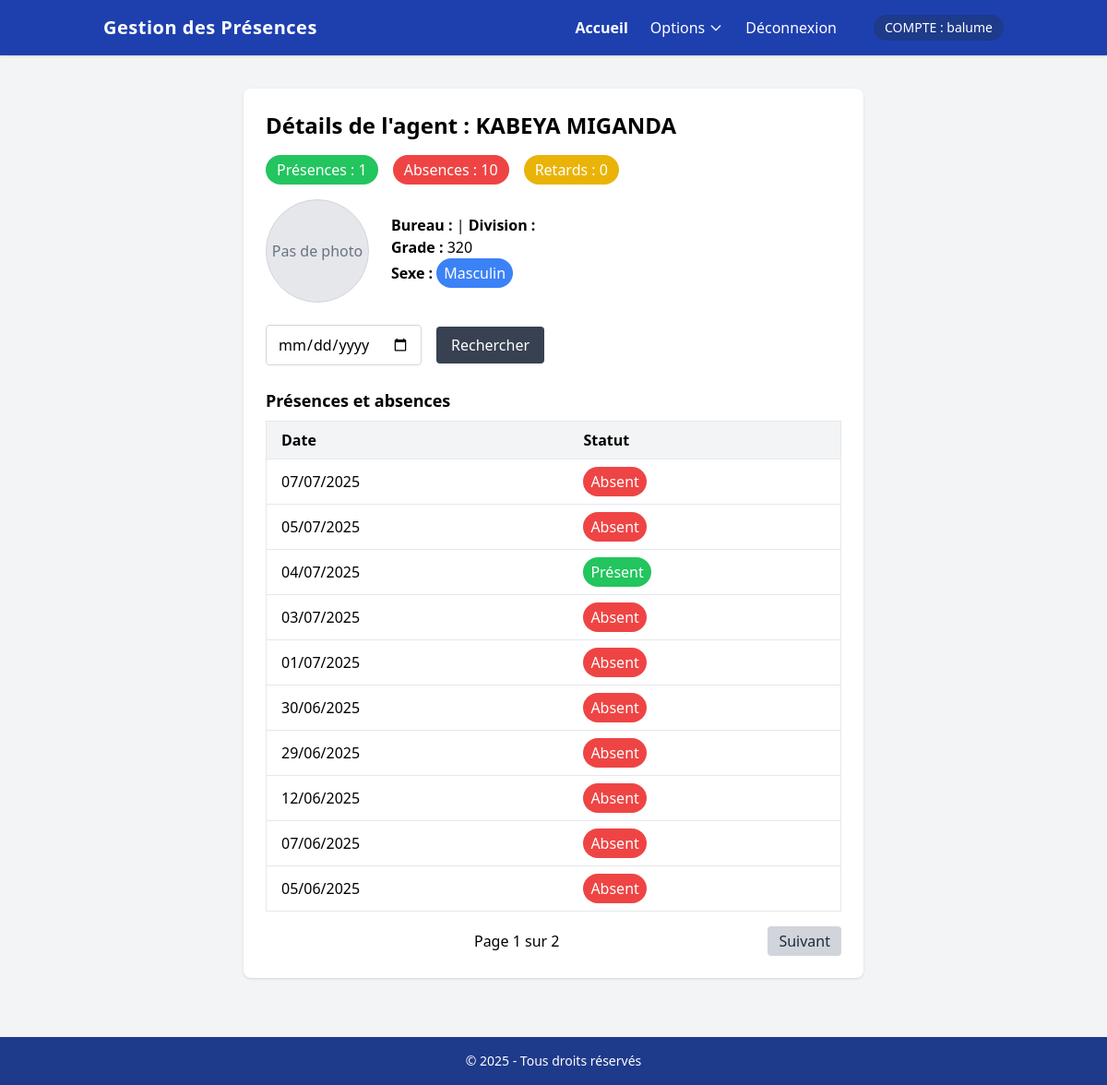
The app's page /presence/agents/2/ (signed in) with its own data.
### presence/models.py (models this page shows, shortened)
class Agent(models.Model):
    SEXE_CHOIX = [('M', 'Masculin'), ('F', 'Féminin')]
    matricule = models.CharField(max_length=20, unique=True)
    nom = models.CharField(max_length=100)
    postnom = models.CharField(max_length=100)
    prenom = models.CharField(max_length=100)
    grade = models.CharField(max_length=100)
    sexe = models.CharField(max_length=1, choices=SEXE_CHOIX)
    bureau = models.ForeignKey(Bureau, null=True, blank=True, on_delete=models.PROTECT, related_name='agents')
    division = models.ForeignKey(Division, null=True, blank=True, on_delete=models.PROTECT, related_name='agents_sans_bureau')
    direction = models.ForeignKey(Direction, null=True, blank=True, on_delete=models.PROTECT, related_name='agents_sans_division')
    photo = models.ImageField(upload_to='agents/', null=True, blank=True)
    heure_arrivee_attendue = models.TimeField(default='08:00')
    heure_depart_attendue = models.TimeField(default='16:00')
    class Meta:
        ordering = ['nom', 'postnom']
    @property
    def nom_complet(self):
        return f"{self.nom} {self.postnom}"
    class Meta:
        verbose_name = "AGENT"
        verbose_name_plural = "AGENTS"

class Presence(models.Model):
    TYPE_TRAVAIL_CHOIX = [
        ('P', 'Présentiel'),
        ('D', 'Demi-journée'),
        ('T', 'Télétravail'),
    ]
    STATUT_CHOIX = [
        ('P', 'Présent'),
        ('A', 'Absent'),
        ('R', 'Retard'),
        ('F', 'Férié'),
    ]
    agent = models.ForeignKey(Agent, on_delete=models.CASCADE)
    date = models.DateField()
    heure_arrivee = models.TimeField(null=True, blank=True)
    heure_depart = models.TimeField(null=True, blank=True)
    statut = models.CharField(max_length=2, choices=STATUT_CHOIX)
    type_travail = models.CharField(max_length=1, choices=TYPE_TRAVAIL_CHOIX, default='P')
    justification = models.FileField(upload_to='justifications/', null=True, blank=True)
    remarques = models.TextField(blank=True)
    enregistre_par = models.ForeignKey(settings.AUTH_USER_MODEL, on_delete=models.SET_NULL, null=True, blank=True)
    class Meta:
        unique_together = ('agent', 'date')
        indexes = [
            models.Index(fields=['date']),
            models.Index(fields=['agent', 'date']),
        ]
    class Meta:
        verbose_name = "PRESENCE"
        verbose_name_plural = "PRESENCES"

### presence/views.py (the view)
# urls.py: path('agents/<int:agent_id>/', views.details_agent, name='details_agent'),
@login_required
def details_agent(request, agent_id):
    agent = get_object_or_404(Agent.objects.select_related('bureau__division'), pk=agent_id)
    date_query = request.GET.get('date', '')
    presences_qs = Presence.objects.filter(agent=agent).order_by('-date')
    if date_query:
        try:
            date_obj = datetime.strptime(date_query, '%Y-%m-%d').date()
            presences_qs = presences_qs.filter(date=date_obj)
        except ValueError:
            messages.warning(request, "Date invalide. Format attendu : AAAA-MM-JJ")
    paginator = Paginator(presences_qs, 10)
    page_number = request.GET.get('page')
    page_obj = paginator.get_page(page_number)
    context = {
        'agent': agent,
        'page_obj': page_obj,
        'total_presence': presences_qs.filter(statut='P').count(),
        'total_absence': presences_qs.filter(statut='A').count(),
        'total_retard': presences_qs.filter(statut='R').count(),
        'date_query': date_query,
    }
    return render(request, 'presence/details_agents.html', context)

### templates/presence/details_agents.html (shortened to what this page needs)
{% extends "presence/base.html" %}
{% block content %}
<div class="bg-white rounded-lg shadow p-6 max-w-2xl mx-auto mt-1">
    <h2 class="text-2xl font-bold mb-4">Détails de l'agent : {{ agent.nom_complet }}</h2>
    <div class="flex gap-4 mb-4">
        <span class="inline-block bg-green-500 text-white px-3 py-1 rounded-full">Présences : {{ total_presence }}</span>
        <span class="inline-block bg-red-500 text-white px-3 py-1 rounded-full">Absences : {{ total_absence }}</span>
        <span class="inline-block bg-yellow-500 text-white px-3 py-1 rounded-full">Retards : {{ total_retard }}</span>
        </div>
        <div class="flex items-center mb-6 gap-6">
        <div>
            {% if agent.photo %}
            <img src="{{ agent.photo.url }}" alt="Photo de l'agent" class="w-28 h-28 object-cover rounded-full border border-gray-300 shadow">
            {% else %}
            <div class="w-28 h-28 flex items-center justify-center bg-gray-200 rounded-full border border-gray-300 text-gray-500">
                Pas de photo
            </div>
            {% endif %}
        </div>
        <div>
            <p><span class="font-semibold">Bureau :</span> {{ agent.bureau.nom }} | <span class="font-semibold">Division :</span> {{ agent.bureau.division.nom }}</p>
            <p><span class="font-semibold">Grade :</span> {{ agent.grade }}</p>
            <p><span class="font-semibold">Sexe :</span>
            {% if agent.sexe == 'M' %}
                <span class="inline-block bg-blue-500 text-white px-2 py-1 rounded-full">Masculin</span>
            {% else %}
                <span class="inline-block bg-pink-500 text-white px-2 py-1 rounded-full">Féminin</span>
            {% endif %}
            </p>
        </div>
        </div>
    <form method="get" class="flex gap-4 items-center mb-6">
        <input type="date" name="date" value="{{ date_query }}" class="border border-gray-300 rounded px-3 py-2 focus:outline-none focus:ring-2 focus:ring-blue-400" />
        <button type="submit" class="bg-gray-700 text-white px-4 py-2 rounded hover:bg-gray-900">Rechercher</button>
    </form>
    <h3 class="text-lg font-semibold mb-2">Présences et absences</h3>
    <table class="min-w-full border border-gray-200 mb-4">
        <thead>
            <tr class="bg-gray-100">
                <th class="py-2 px-4 border-b text-left">Date</th>
                <th class="py-2 px-4 border-b text-left">Statut</th>
            </tr>
        </thead>
        <tbody>
            {% for presence in page_obj %}
            <tr class="hover:bg-gray-50">
                <td class="py-2 px-4 border-b">{{ presence.date|date:"d/m/Y" }}</td>
                <td class="py-2 px-4 border-b">
                    {% if presence.statut == 'P' %}
                        <span class="inline-block bg-green-500 text-white px-2 py-1 rounded-full">Présent</span>
                    {% elif presence.statut == 'A' %}
                        <span class="inline-block bg-red-500 text-white px-2 py-1 rounded-full">Absent</span>
                    {% elif presence.statut == 'R' %}
                        <span class="inline-block bg-yellow-500 text-white px-2 py-1 rounded-full">Retard</span>
                    {% else %}
                        {{ presence.statut }}
                    {% endif %}
                </td>
            </tr>
            {% empty %}
            <tr>
                <td colspan="2" class="text-center text-gray-400 py-4">Aucune donnée de présence trouvée.</td>
            </tr>
            {% endfor %}
        </tbody>
    </table>
    <div class="flex items-center justify-between">
        <span>Page {{ page_obj.number }} sur {{ page_obj.paginator.num_pages }}</span>
        {% if page_obj.has_next %}
            <a href="?{% if date_query %}date={{ date_query }}&{% endif %}page={{ page_obj.next_page_number }}" class="bg-gray-300 text-gray-800 px-3 py-1 rounded hover:bg-gray-400">Suivant</a>
        {% else %}
            <span></span>
        {% endif %}
    </div>
</div>
{% endblock %}

### templates/presence/base.html (shortened to what this page needs)
{% load static %}
<!DOCTYPE html>
<html lang="fr">
<head>
    <script src="https://cdn.tailwindcss.com"></script>
</head>
<body class="bg-gray-100 min-h-screen flex flex-col">
    <nav class="bg-blue-800 text-white shadow">
    <div class="container mx-auto px-6">
        <div class="flex justify-between items-center py-4">
            <h1 class="text-xl font-bold tracking-wide">Gestion des Présences</h1>
            <div class="hidden md:flex items-center gap-6">
                <a href="{% url 'presence:dashboard' %}" class="hover:underline font-semibold">Accueil</a>
                <div class="relative group">
                    <button class="hover:underline flex items-center gap-1">
                        Options
                        <svg class="w-4 h-4" fill="none" stroke="currentColor" viewBox="0 0 24 24">
                            <path stroke-linecap="round" stroke-linejoin="round" stroke-width="2" d="M19 9l-7 7-7-7"/>
                        </svg>
                    </button>
                </div>
                <a href="{% url 'accounts:logout' %}" class="hover:underline">Déconnexion</a>
                <span class="ml-4 text-sm bg-blue-900 px-3 py-1 rounded-full">COMPTE : {{ request.user.username }}</span>
            </div>
        </div>
    </div>
</nav>
    <main class="flex-1 container mx-auto py-8 px-4">
        {% block content %}{% endblock %}
    </main>
    <footer class="bg-blue-900 text-white py-4 mt-8">
        <div class="container mx-auto text-center text-sm">
            © {% now "Y" %} - Tous droits réservés
        </div>
    </footer>
</body>
</html>

### records on screen
Agent: nom_complet "KABEYA MIGANDA", grade "320"
Presence: date "07/07/2025", statut "Absent"
Presence: date "05/07/2025", statut "Absent"
Presence: date "04/07/2025", statut "Présent"
Presence: date "03/07/2025", statut "Absent"
Presence: date "01/07/2025", statut "Absent"
Presence: date "30/06/2025", statut "Absent"
Presence: date "29/06/2025", statut "Absent"
Presence: date "12/06/2025", statut "Absent"
Presence: date "07/06/2025", statut "Absent"
Presence: date "05/06/2025", statut "Absent"

### other values on screen
{{ request.user.username }} "balume"
{{ total_presence }} "1"
{{ total_absence }} "10"
{{ total_retard }} "0"
{{ page_obj.number }} "1"
{{ page_obj.paginator.num_pages }} "2"
